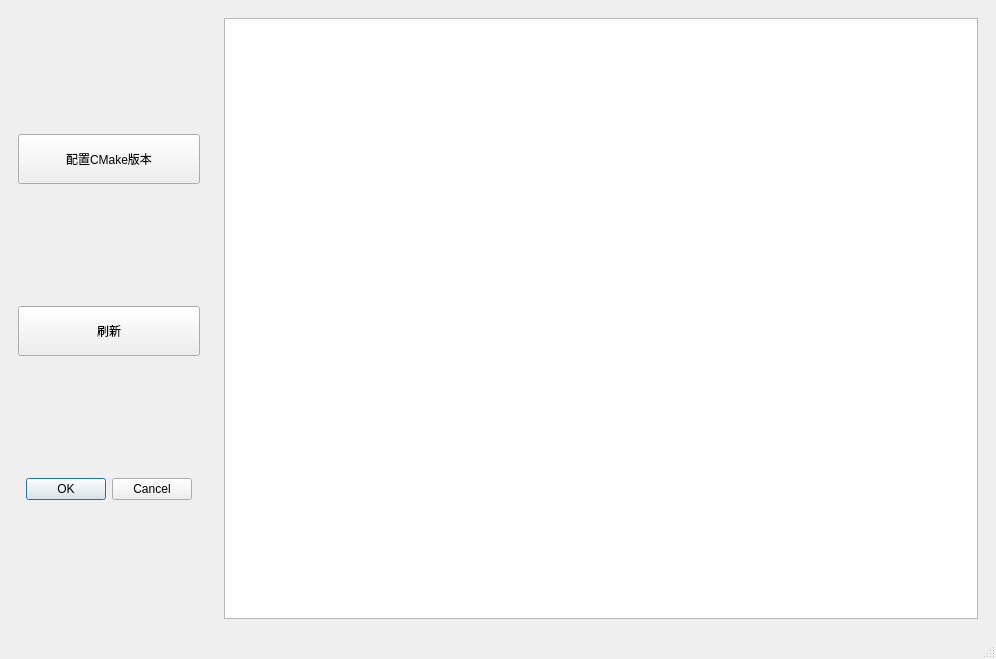
<?xml version="1.0" encoding="UTF-8"?>
<ui version="4.0">
 <class>CMakeVersionMainWindow</class>
 <widget class="QMainWindow" name="CMakeVersionMainWindow">
  <property name="geometry">
   <rect>
    <x>0</x>
    <y>0</y>
    <width>996</width>
    <height>659</height>
   </rect>
  </property>
  <property name="windowTitle">
   <string>MainWindow</string>
  </property>
  <widget class="QWidget" name="centralwidget">
   <layout class="QHBoxLayout" name="horizontalLayout_2">
    <item>
     <widget class="QWidget" name="widget" native="true">
      <property name="maximumSize">
       <size>
        <width>200</width>
        <height>16777215</height>
       </size>
      </property>
      <layout class="QVBoxLayout" name="verticalLayout">
       <item>
        <widget class="QPushButton" name="btn_CMakeVersion">
         <property name="minimumSize">
          <size>
           <width>100</width>
           <height>50</height>
          </size>
         </property>
         <property name="text">
          <string>配置CMake版本</string>
         </property>
        </widget>
       </item>
       <item>
        <widget class="QPushButton" name="btn_fresh">
         <property name="minimumSize">
          <size>
           <width>100</width>
           <height>50</height>
          </size>
         </property>
         <property name="text">
          <string>刷新</string>
         </property>
        </widget>
       </item>
       <item>
        <widget class="QDialogButtonBox" name="buttonBox">
         <property name="standardButtons">
          <set>QDialogButtonBox::Cancel|QDialogButtonBox::Ok</set>
         </property>
         <property name="centerButtons">
          <bool>true</bool>
         </property>
        </widget>
       </item>
      </layout>
     </widget>
    </item>
    <item>
     <widget class="QWidget" name="widget_2" native="true">
      <layout class="QGridLayout" name="gridLayout">
       <item row="0" column="0">
        <widget class="QTextBrowser" name="viewer"/>
       </item>
      </layout>
     </widget>
    </item>
   </layout>
  </widget>
  <widget class="QMenuBar" name="menubar">
   <property name="geometry">
    <rect>
     <x>0</x>
     <y>0</y>
     <width>996</width>
     <height>21</height>
    </rect>
   </property>
  </widget>
  <widget class="QStatusBar" name="statusbar"/>
 </widget>
 <resources/>
 <connections/>
</ui>
